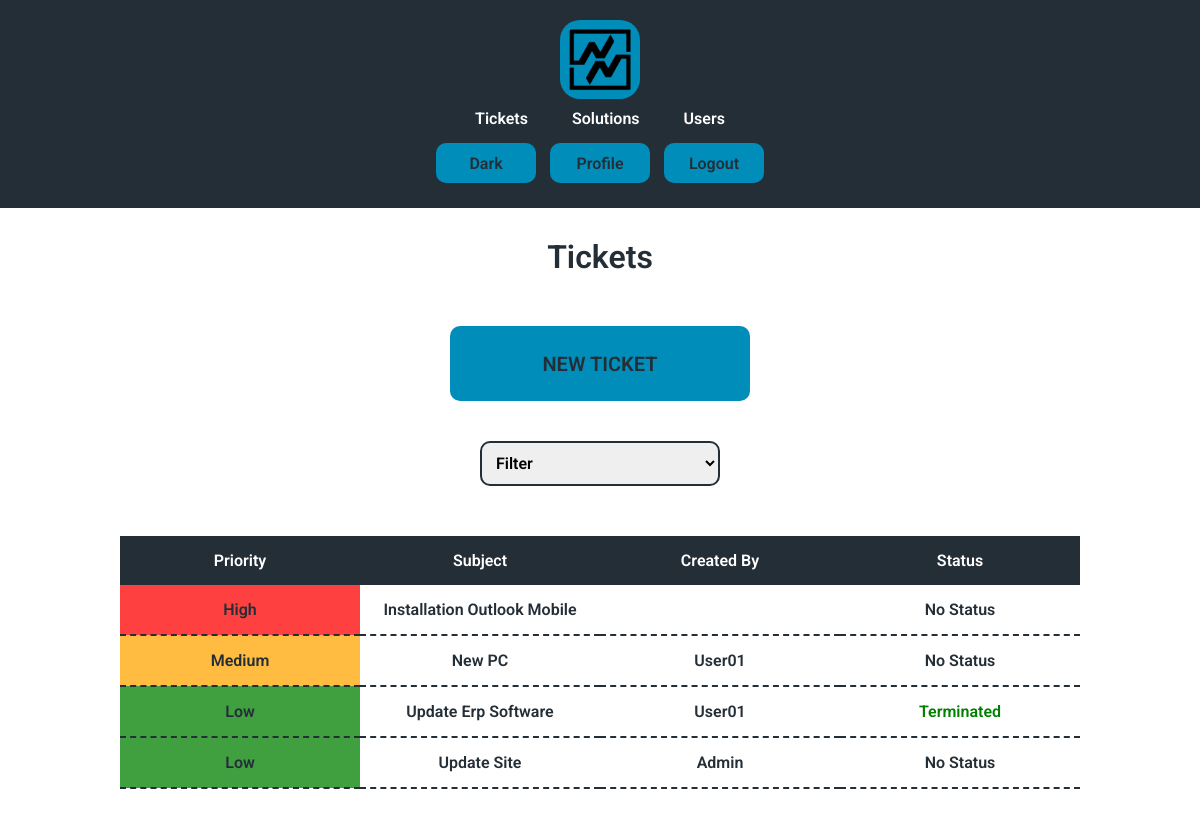
Before: /tickets (signed in) with the older database file.
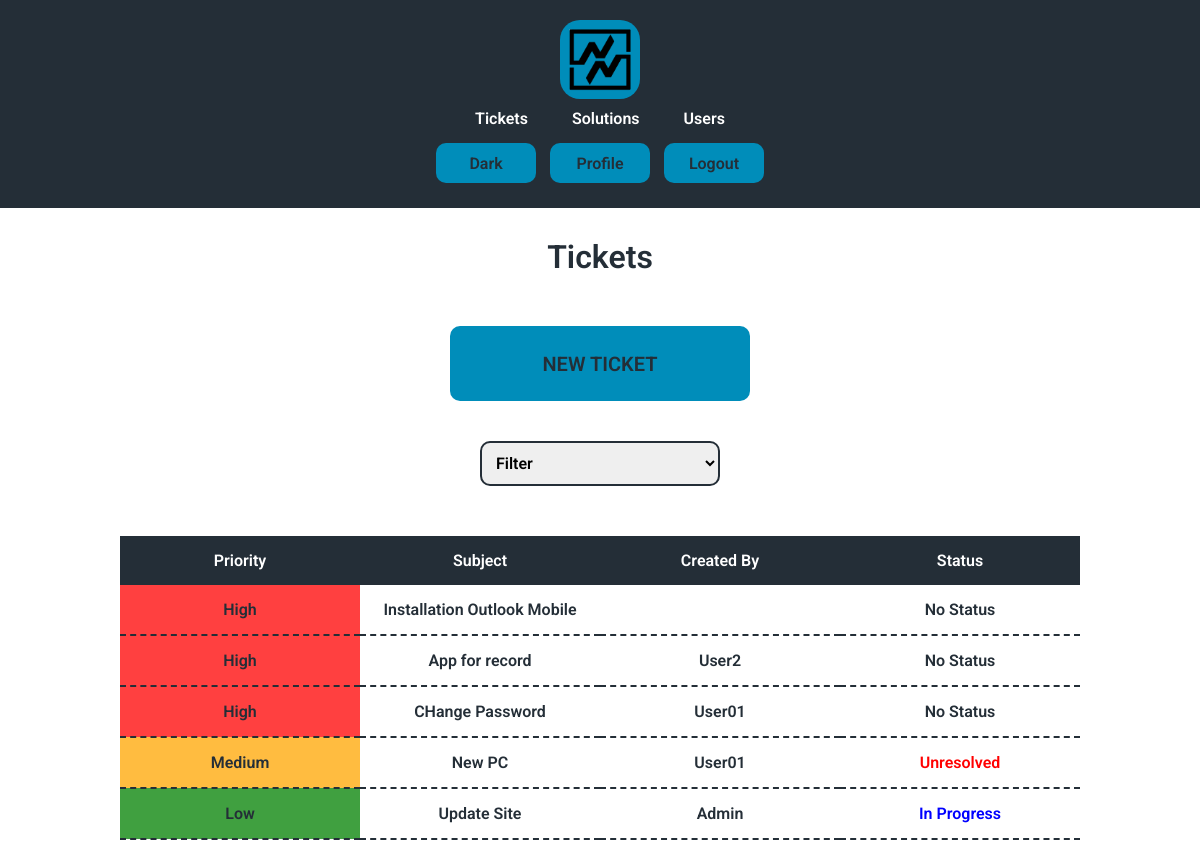
After: the same page with the newer database file.
### tables this page shows
CREATE TABLE tickets (
id INTEGER PRIMARY KEY AUTOINCREMENT NOT NULL,
subject TEXT NOT NULL,
creator INTEGER,
description TEXT,
status INTEGER DEFAULT 0 NOT NULL,
priority INTEGER DEFAULT 0 NOT NULL,
time TIMESTAMP DEFAULT CURRENT_TIMESTAMP,
FOREIGN KEY(creator) REFERENCES users(id)
ON DELETE SET NULL
ON UPDATE NO ACTION
);

CREATE TABLE users (id INTEGER PRIMARY KEY AUTOINCREMENT NOT NULL, name TEXT NOT NULL, hash TEXT NOT NULL, permission INTEGER DEFAULT 4 NOT NULL, active BLOB DEFAULT 0 NOT NULL, email TEXT NOT NULL);

### app.py (the view, shortened to what this page needs)
@app.route("/tickets", methods=["GET", "POST"])
@login_required
def tickets():
    if session.get("permission") < 3:
        tickets = db.execute(
            """
            SELECT tickets.id, tickets.subject, tickets.status, tickets.priority,
            users.name AS creator_name FROM tickets
            LEFT JOIN users ON tickets.creator = users.id
            WHERE tickets.status < 5 ORDER BY priority DESC, time ASC
            """
            )
        return render_template("tickets.html", tickets = tickets, status = ticketStatus, priority = priority)

### app.py (called while the page is built)
def login_required(f):
    @wraps(f)
    def decorated_function(*args, **kwargs):
        if not session.get("user_id"):
            return redirect("/") # Redirect to the login page or wherever necessary
        return f(*args, **kwargs)  # Proceed with the actual route if logged in
    return decorated_function

### templates/tickets.html (shortened to what this page needs)
{% extends "layout.html" %}
{% block h1 %}<h1>Tickets</h1>{% endblock %}
{% block body %}
    {% if session.get("permission") < 4 %}
    <form class="margin" action="/newticket">
    <button type="submit" class="enter">NEW TICKET</button>
    </form>
    <form class="margin" action="/tickets" method="post">
    <select id="status" name="status" onchange="clickButton()">
        <option hidden disabled value="" selected>Filter</option>
    </select>
    </form>
    {% endif %}
    <div class="main">
    <table class="select">
        <thead>
            <tr>
                <th>Priority</th>
                <th>Subject</th>
                <th class="none">Created By</th>
                <th>Status</th>
            </tr>
        </thead>
        <tbody>
            {% for ticket in tickets %}
            <tr onclick="clickButtonID('{{ ticket['id'] }}')">
                <td class="{{ priority[ticket['priority']] }}"> {{ priority[ticket["priority"]] }}</td>
                <td> {{ ticket["subject"] }}</td>
                {% if ticket["creator_name"] %}
                <td class="none"> {{ ticket["creator_name"] }}</td>
                {% else %}
                <td class="none"></td>
                {% endif %}
                <td class="status{{ ticket['status'] }}"> {{ status[ticket["status"]] }}</td>
            </tr>
            {% endfor %}
        </tbody>
    </table>
</div>
{% endblock %}

### templates/layout.html (shortened to what this page needs)
<!DOCTYPE HTML>
<html lang="en">
    <head>
        <link rel="stylesheet" href=".\static\styles.css">
    </head>
    <body>
      <header class="desktop">
        <a href="/" onclick="setDefault()"><img class="logo" src=".\static\images\d3.png" alt="logo"></a>
        {% if session.get("user_id") and session.get('permission') != 5 %}
        <nav>
          <ul class="nav_links">
            <li><a href="/tickets" onclick="changeActiveLink(event)" id="ticketID">Tickets</a></li>
            <li><a href="/solutions" onclick="changeActiveLink(event)" id="solutionID">Solutions</a></li>
            {% if session.get("permission") < 2 %}
            <li><a href="/users" onclick="changeActiveLink(event)" id="userID">Users</a></li>
            {% endif %}
          </ul>
        </nav>
        <div class="nav_button">
          <button onclick="toggleMode()" id="theme"></button>
          <a href="/profile"><button onclick="removesDefault()">Profile</button></a>
          <a href="/logout"><button onclick="logout()">Logout</button></a>
      </div>
        {% elif session.get('permission') == 5 %}
        <div class="nav_button">
          <button onclick="toggleMode()" id="theme"></button>
          <a href="/profile"><button onclick="removesDefault()">Profile</button></a>
          <a href="/logout"><button onclick="logout()">Logout</button></a>
      </div>
        {% else %}
        <div class="nav_button">
          <button onclick="toggleMode()" id="theme"></button>
          <a href="/register"><button>Register</button></a>
          <a href="/"><button>Login</button></a>
      </div>
        {% endif %}
      </header>
      <div class="body">
        {% block h1 %}{% endblock %}
        {% block body %}{% endblock %}
      </div>
    </body>
</html>

### static/styles.css (style rules this page uses)
.Light { --color1: #242e37; --color2: #ffffff; --color3: #e1e3e4; --color4: #242e37; --color5: #008dba; --colorextra: #ffffff; --font: "Roboto", sans-serif; }
* { font-family: var(--font); box-sizing: border-box; margin: 0; padding: 0; font-weight: 600; --font-color: var(--color1); --background-color: var(--color2); --nav-color: var(--color4); --navfont-color: var(--colorextra); --button-color: var(--color5); --buttonfont-color: var(--color4); --hover-color: var(--color3); --hoverfont-color: var(--color4); --logo-color: var(--color5); --linkhover-color: var(--color5); --tab-color: var(--color4); --tabfont-color: var(--colorextra); --tabhover-color: var(--color5); --tabhoverfont-color: var(--color4); --disabled-color: var(--color4); --disabledfont-color: var(--color3); --placeholder-color: var(--color4); --aler-color: var(--color5); --active-color: var(--color1); --activefont-color: var(--color5); --border-color: var(--color5); }
html { background-color: var(--background-color); color: var(--font-color); }
.desktop { background-color: var(--nav-color); color: var(--navfont-color); display: flex; justify-content: space-between; align-items: center; padding: 10px 10%; }
.body { padding: 10px 10%; text-align: center; }
header a { color: var(--navfont-color); text-decoration: none; }
body { transition: background-color 0.5s, color 0.3s; }
.nav_links li { display: inline-block; padding: 0 20px; }
.nav_links li a { transition: all 0.3s ease 0s; }
button { background-color: var(--button-color); color: var(--buttonfont-color); border: none; border-radius: 10px; cursor: pointer; transition: all 0.5s ease 0s; width: 100px; height: 40px; font-size: 16px; margin: 5px; }
.enter { margin-top: 30px; margin-bottom: 10px; font-size: 20px; width: 300px; height: 75px; }
.logo { margin: 0px 110px; width: 80px; height: auto; background-color: var(--logo-color); border-radius: 20px; padding: 5px 5px; transition: all 1s ease 0s; }
.main { margin: 40px 0 40px 0; }
.margin { margin: 20px 0 20px; }
table { width: 100%; border-collapse: collapse; text-align: center; table-layout: fixed; margin: 20px 0 20px 0; }
td { padding: 15px 0px; border-bottom: 2px dashed var(--tab-color); }
th { background-color: var(--tab-color); padding: 15px 0px; transition: all 0.5s ease 0s; color: var(--tabfont-color); }
h1 { margin: 20px 0 20px; }
input, select, textarea { width: 25%; min-width: 200px; padding: 10px; margin: 10px 0px; border: 2px solid var(--font-color); border-radius: 10px; font-size: 16px; }
.Medium { background-color: rgba(255, 166, 0, 0.75); }
.High { background-color: rgba(255, 0, 0, 0.75); }
.Low { background-color: rgba(0, 128, 0, 0.75); }
.status4 { color: red; }
.status1 { color: blue; }
@media (max-width: 1300px) { .nav_links, .nav_button { display: block; margin: 10px auto; text-align: center; } }
@media (max-width: 1300px) { .desktop { display: block; align-items: center; } }
@media (max-width: 1300px) { .logo { display: block; margin-left: auto; margin-right: auto; margin-top: 10px; margin-bottom: 10px; } }
@media (max-width: 1300px) { td { width: 50%; } }

Changed rows visible on the page:
no longer on this page (row edited): tickets: priority "Low", subject "Update Erp Software", creator_name "User01", status "Terminated"
added tickets: priority "High", subject "App for record", creator_name "User2", status "No Status"
added tickets: priority "High", subject "CHange Password", creator_name "User01", status "No Status"
changed tickets "Medium": status "No Status" → "Unresolved"
changed tickets "Low": status "No Status" → "In Progress"
